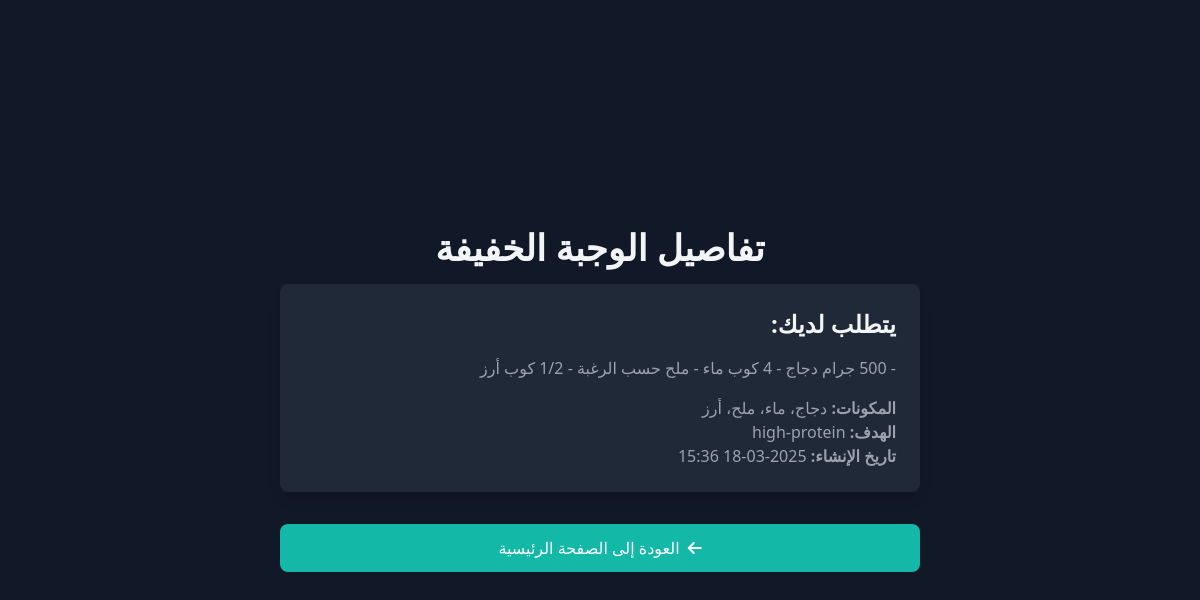
Page /snack/327 on the committed database.
### app.py (models this page shows, shortened)
class Snack(db.Model):
    id = db.Column(db.Integer, primary_key=True)
    ingredients = db.Column(db.String(500), nullable=False)
    goal = db.Column(db.String(200), nullable=True)
    name = db.Column(db.String(200), nullable=False)
    description = db.Column(db.String(500), nullable=False)
    created_at = db.Column(db.DateTime, default=datetime.utcnow)

### app.py (the view)
@app.route("/snack/<int:snack_id>")
def snack_details(snack_id):
    snack = Snack.query.get_or_404(snack_id)
    return render_template("snack_details.html", snack=snack)

### templates/snack_details.html (shortened to what this page needs)
<!DOCTYPE html>
<html lang="ar" dir="rtl">
<head>
  <script src="https://cdn.tailwindcss.com"></script>
  <link rel="stylesheet" href="https://cdnjs.cloudflare.com/ajax/libs/font-awesome/6.0.0/css/all.min.css">
</head>
<body class="bg-gray-900 text-gray-100 flex items-center justify-center min-h-screen">
  <div class="max-w-2xl w-full px-4">
    <h1 class="text-4xl font-bold text-center mb-4">تفاصيل الوجبة الخفيفة</h1>
    <div class="bg-gray-800 p-6 rounded-lg shadow-lg">
      <h2 class="text-2xl font-semibold mb-4">{{ snack.name }}</h2>
      <p class="text-gray-400 mb-4">{{ snack.description }}</p>
      <ul class="text-gray-400">
        <li><strong>المكونات:</strong> {{ snack.ingredients }}</li>
        <li><strong>الهدف:</strong> {{ snack.goal or "غير محدد" }}</li>
        <li><strong>تاريخ الإنشاء:</strong> {{ snack.created_at.strftime('%Y-%m-%d %H:%M') }}</li>
      </ul>
    </div>
    <div class="mt-8 text-center">
      <a
        href="{{ url_for('index') }}"
        class="px-6 py-3 bg-teal-500 text-white rounded-lg hover:bg-teal-600 focus:outline-none focus:ring-2 focus:ring-teal-500 focus:ring-offset-2 transition-all flex items-center justify-center"
      >
        <i class="fas fa-arrow-left ml-2"></i>
        العودة إلى الصفحة الرئيسية
      </a>
    </div>
  </div>
</body>
</html>

### rows in the picture
Snack: name "يتطلب لديك:", description "- 500 جرام دجاج - 4 كوب ماء - ملح حسب الرغبة - 1/2 كوب أرز", ingredients "دجاج، ماء، ملح، أرز", goal "high-protein", created_at "2025-03-18 15:36"
